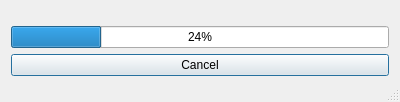
<?xml version="1.0" encoding="UTF-8"?>
<ui version="4.0">
 <class>DialogProgress</class>
 <widget class="QDialog" name="DialogProgress">
  <property name="geometry">
   <rect>
    <x>0</x>
    <y>0</y>
    <width>400</width>
    <height>102</height>
   </rect>
  </property>
  <property name="windowTitle">
   <string>Dialog</string>
  </property>
  <property name="sizeGripEnabled">
   <bool>true</bool>
  </property>
  <layout class="QGridLayout" name="gridLayout">
   <item row="0" column="0">
    <layout class="QVBoxLayout" name="verticalLayout">
     <item>
      <widget class="QProgressBar" name="progressBar">
       <property name="value">
        <number>24</number>
       </property>
      </widget>
     </item>
     <item>
      <widget class="QPushButton" name="pushButtonCancel">
       <property name="text">
        <string>Cancel</string>
       </property>
       <property name="icon">
        <iconset resource="icons.qrc">
         <normaloff>:/icons/actions/cancel.png</normaloff>:/icons/actions/cancel.png</iconset>
       </property>
      </widget>
     </item>
    </layout>
   </item>
  </layout>
 </widget>
 <tabstops>
  <tabstop>pushButtonCancel</tabstop>
 </tabstops>
 <resources>
  <include location="icons.qrc"/>
 </resources>
 <connections/>
</ui>
